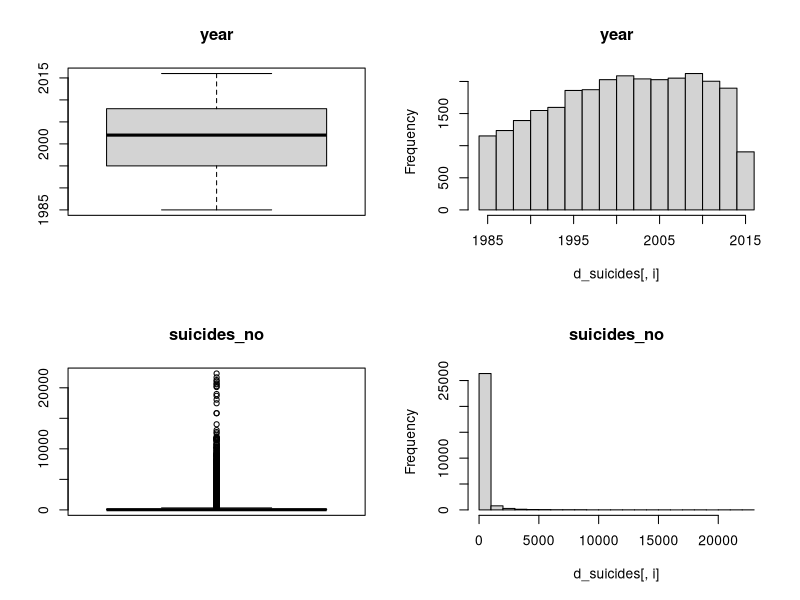
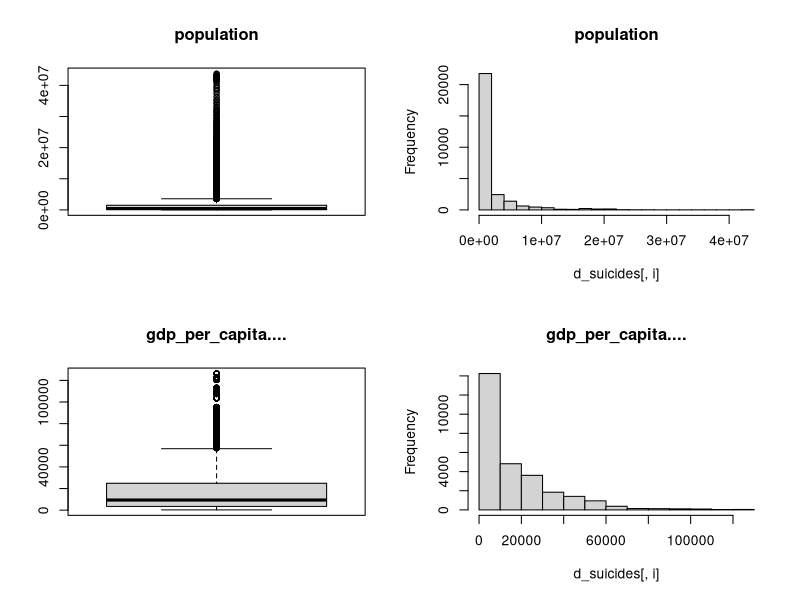
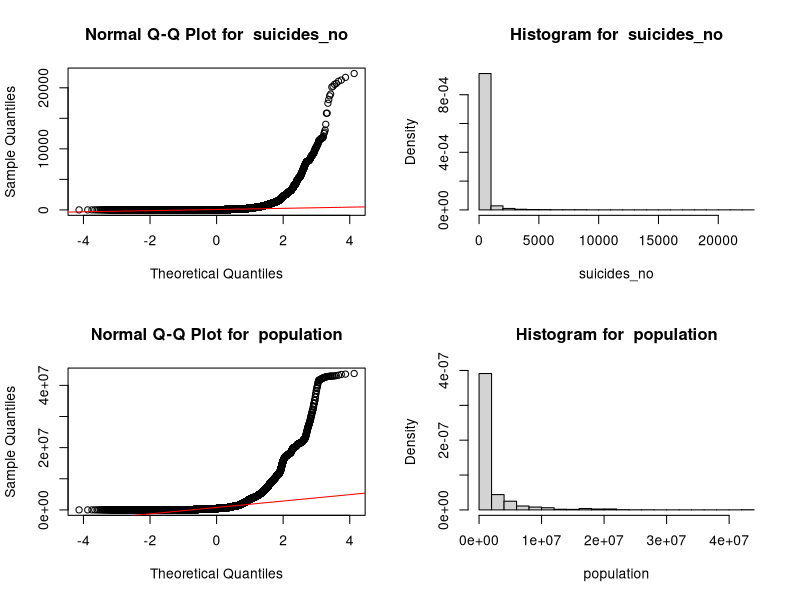
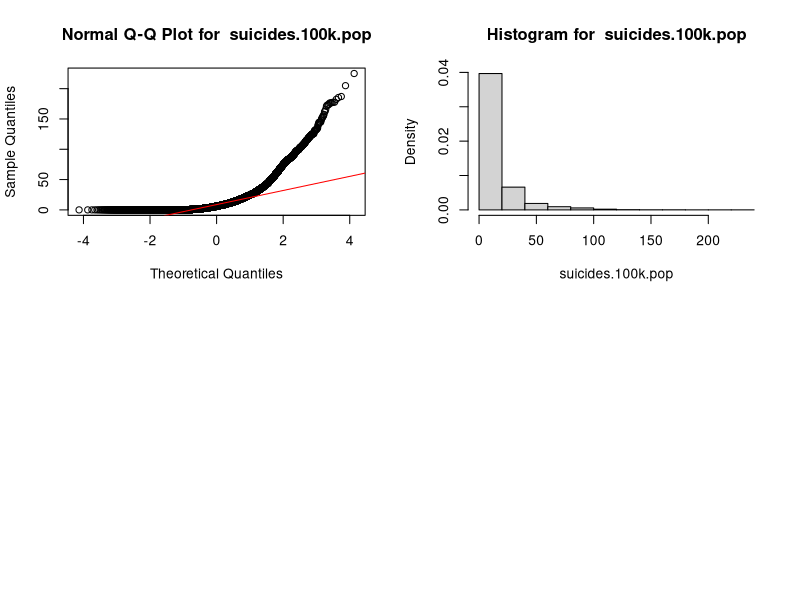

Recreate these plots in R, in order.
# Iniciando PRA2
# https://www.kaggle.com/rushirdx/suicide-rates-from-1986-to-2016/data
library(dplyr)
library(knitr)

# 1 DESCRIPCION DEL DATASET

# Lectura de datos
data <- read.csv("../data/suicide.csv", header = TRUE, sep = ",", quote="\"", dec=".",fill = TRUE)
dim(data) 
# Tenemos 27820 observaciones y un total de 12 variables.
summary(data)
# Tipos de datos
str(data)
res <- sapply(data,class)
kable(data.frame(variables=names(res),clase=as.vector(res)))

# 2 INTEGRACION Y SELECCION DE DATOS

# Eliminar columnas
d_suicides <- select(data, -HDI.for.year, -country.year)
str(d_suicides)
# 3 LIMIPIEZA DE DATOS

# 3.1 Los datos que contienen ceros o elementos vacíos
colSums(is.na(d_suicides))
colSums(d_suicides=="")
colSums(d_suicides=="0")

# 3.2 Identificación y tratamiento de valores extremos
# An?lisis mediante diagramas de cajas e histogramas
par(mfrow=c(2,2))
for(i in 1:ncol(d_suicides)) {
  if (is.integer(d_suicides[,i])){
    boxplot(d_suicides[,i], main = colnames(d_suicides)[i], width = 100)
    hist(d_suicides[,i], main = colnames(d_suicides)[i])
  }
}

par(mfrow=c(2,2))
cols <- c("sex","age","generation")
for (i in cols){
  if (is.factor(d_suicides[,i])){
    counts <- table(d_suicides[,i])
    barplot(counts,main=paste("Distribution of ", i), 
            xlab=i)
  }
}


# 4 ANALISIS DE LOS DATOS

# 4.1 Seleccion de los grupos de datos que se quieren analizar

# 4.2 Comprobacion de la normalidad y homogeneidad de la varianza
par(mfrow=c(2,2))
cols <- c("suicides_no", "population", "suicides.100k.pop")
for (i in cols){
  qqnorm(d_suicides[,i],main = paste("Normal Q-Q Plot for ", i))
  qqline(d_suicides[,i],col="red")
  hist(d_suicides[,i], 
        main=paste("Histogram for ", i), 
        xlab=i, freq = FALSE)
}

# 4.3 Aplicando pruebas estadisticas para comparar grupos
